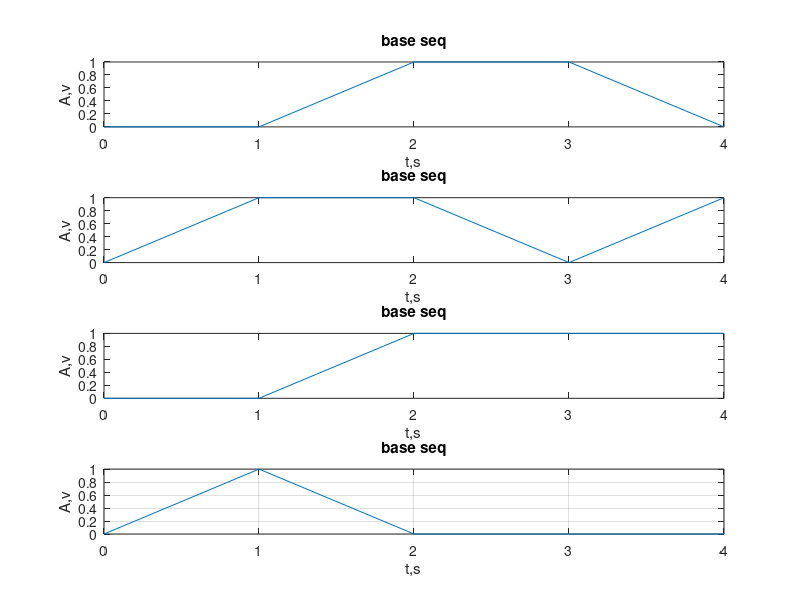

This figure's MATLAB source: (Note: this script raises an error after producing the figure.)
diary('output.txt');
%% define model params 
NUM_IN_JOURNAL = 6;
BIT_SIZE = 5;

%% define base seq
seq1 = dec2bin(NUM_IN_JOURNAL, BIT_SIZE) - '0';
seq2 = dec2bin(NUM_IN_JOURNAL + 7, BIT_SIZE) - '0';

seq3 = dec2bin(NUM_IN_JOURNAL + 1, BIT_SIZE) - '0';
seq4 = dec2bin(NUM_IN_JOURNAL + 2, BIT_SIZE) - '0';

%% output result
fprintf("seq1: ");
disp(seq1);

fprintf("seq2: ");
disp(seq2);

fprintf("seq3: ");
disp(seq3);

fprintf("seq4: ");
disp(seq4);

timeline = 0:1:BIT_SIZE-1;

figure;
subplot(4,1,1);
plot(timeline, seq1);
xlabel("t,s");
ylabel("A,v");
title("base seq");
subplot(4,1,2);
plot(timeline, seq2);
xlabel("t,s");
ylabel("A,v");
title("base seq");
subplot(4,1,3);
plot(timeline, seq3);
xlabel("t,s");
ylabel("A,v");
title("base seq");
subplot(4,1,4);
plot(timeline, seq4);
xlabel("t,s");
ylabel("A,v");
title("base seq");
grid on;


%% generate m-seq
poly1 = [5 3];     
poly2 = [5 3 2 1];

m_seq1 = m_seq_gen(seq1, poly1);
m_seq2 = m_seq_gen(seq2, poly2);
m_seq3 = m_seq_gen(seq3, poly1);
m_seq4 = m_seq_gen(seq4, poly2);

%% output result

fprintf("m-seq1: ");
disp(m_seq1');

fprintf("m-seq2: ");
disp(m_seq2');

fprintf("m-seq3: ");
disp(m_seq3');

fprintf("m-seq4: ");
disp(m_seq4');

timeline = 0:1:2^BIT_SIZE-2;

figure;

subplot(4, 1, 1);
plot(timeline, m_seq1);
xlabel("t,s");
ylabel("A,v");
title("m-seq1");

subplot(4, 1, 2);
plot(timeline, m_seq2);
xlabel("t,s");
ylabel("A,v");
title("m-seq2")

subplot(4, 1, 3);
plot(timeline, m_seq3);
xlabel("t,s");
ylabel("A,v");
title("m-seq3")

subplot(4, 1, 4);
plot(timeline, m_seq4);
xlabel("t,s");
ylabel("A,v");
title("m-seq4")
grid on;


%% generate golden-seq
golden_seq1 = xor(m_seq1, circshift(m_seq2, 14));
golden_seq2 = xor(m_seq3, circshift(m_seq4, 14));

%% output result
fprintf("golden_seq1: ")
disp(golden_seq1');

fprintf("golden_seq2: ")
disp(golden_seq2');

figure;

subplot(2, 1, 1);
plot(timeline, golden_seq1);
xlabel("t,s");
ylabel("A,v");
title("golden-seq1");

subplot(2, 1, 2);
plot(timeline, golden_seq2);
xlabel("t,s");
ylabel("A,v");
title("golden-seq2");


%% CrossCorr
[c,lags] = xcorr(golden_seq1, golden_seq2, 'coeff');
figure;
subplot(2, 1, 1);
plot(lags,c);
xlabel("lags");
ylabel("Corr");
title("Corr bw golden-seq1&golden-seq2");
grid on;
    
%%AutoCorr
[c,lags] = xcorr(golden_seq1, golden_seq1, 'coeff');
subplot(2, 1, 2);
plot(lags,c);
xlabel("lags");
ylabel("Corr");
title("golden-seq1 autocorr");
grid on;

diary off;   


%% function for generate m-seq
function m_seq = m_seq_gen(seq, poly)
    
    m_seq_len = 2^length(seq) - 1;
    m_seq = zeros(m_seq_len, 1);
  
    for i=1:m_seq_len
        x = 0;

        %get bits for feedback
        for k=1:length(poly)
            x = xor(x, seq(poly(k)));
        end

        %write last bit default seq to result seq
        m_seq(i) = seq(end);

        %shift seq
        seq = circshift(seq, 1);

        %write in head bit from feedback
        seq(1) = x;
    end

end
